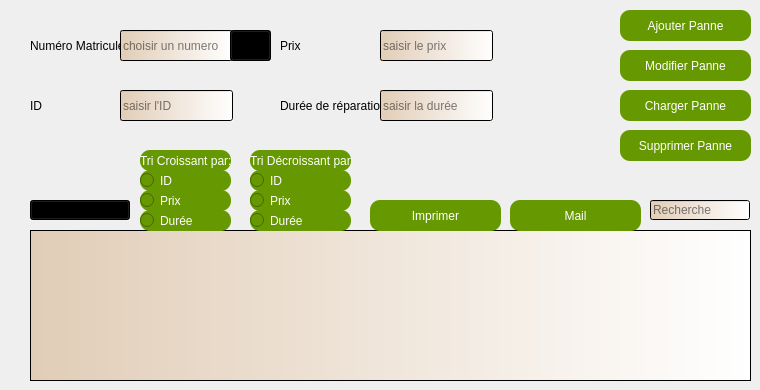
    <widget class="QWidget" name="Pannes">
     <attribute name="icon">
      <iconset>
       <normaloff>:/main1/img/panne.png</normaloff>:/main1/img/panne.png</iconset>
     </attribute>
     <attribute name="title">
      <string>Pannes</string>
     </attribute>
     <widget class="QTableView" name="tabpanne">
      <property name="geometry">
       <rect>
        <x>30</x>
        <y>230</y>
        <width>721</width>
        <height>151</height>
       </rect>
      </property>
      <property name="styleSheet">
       <string notr="true">background-color: qlineargradient(spread:pad, x1:0, y1:0, x2:1, y2:0, stop:0 rgba(225, 205, 183, 255), stop:1 rgba(255, 255, 255, 255));</string>
      </property>
     </widget>
     <widget class="QLabel" name="label_6">
      <property name="geometry">
       <rect>
        <x>30</x>
        <y>30</y>
        <width>91</width>
        <height>31</height>
       </rect>
      </property>
      <property name="text">
       <string>Numéro Matricule</string>
      </property>
     </widget>
     <widget class="QLabel" name="label_5">
      <property name="geometry">
       <rect>
        <x>30</x>
        <y>90</y>
        <width>91</width>
        <height>31</height>
       </rect>
      </property>
      <property name="text">
       <string>ID</string>
      </property>
     </widget>
     <widget class="QLabel" name="label_8">
      <property name="geometry">
       <rect>
        <x>280</x>
        <y>30</y>
        <width>91</width>
        <height>31</height>
       </rect>
      </property>
      <property name="text">
       <string>Prix</string>
      </property>
     </widget>
     <widget class="QLabel" name="label_9">
      <property name="geometry">
       <rect>
        <x>280</x>
        <y>80</y>
        <width>101</width>
        <height>51</height>
       </rect>
      </property>
      <property name="text">
       <string>Durée de réparation</string>
      </property>
     </widget>
     <widget class="QLineEdit" name="lineEdit_numseriep">
      <property name="geometry">
       <rect>
        <x>120</x>
        <y>30</y>
        <width>113</width>
        <height>31</height>
       </rect>
      </property>
      <property name="styleSheet">
       <string notr="true">background-color: qlineargradient(spread:pad, x1:0, y1:0, x2:1, y2:0, stop:0 rgba(225, 205, 183, 255), stop:1 rgba(255, 255, 255, 255));
</string>
      </property>
      <property name="readOnly">
       <bool>true</bool>
      </property>
      <property name="placeholderText">
       <string>choisir un numero</string>
      </property>
     </widget>
     <widget class="QLineEdit" name="lineEdit_ID">
      <property name="geometry">
       <rect>
        <x>120</x>
        <y>90</y>
        <width>113</width>
        <height>31</height>
       </rect>
      </property>
      <property name="styleSheet">
       <string notr="true">background-color: qlineargradient(spread:pad, x1:0, y1:0, x2:1, y2:0, stop:0 rgba(225, 205, 183, 255), stop:1 rgba(255, 255, 255, 255));</string>
      </property>
      <property name="placeholderText">
       <string>saisir l'ID</string>
      </property>
     </widget>
     <widget class="QLineEdit" name="lineEdit_prix">
      <property name="geometry">
       <rect>
        <x>380</x>
        <y>30</y>
        <width>113</width>
        <height>31</height>
       </rect>
      </property>
      <property name="styleSheet">
       <string notr="true">background-color: qlineargradient(spread:pad, x1:0, y1:0, x2:1, y2:0, stop:0 rgba(225, 205, 183, 255), stop:1 rgba(255, 255, 255, 255));</string>
      </property>
      <property name="placeholderText">
       <string>saisir le prix</string>
      </property>
     </widget>
     <widget class="QLineEdit" name="lineEdit_duree">
      <property name="geometry">
       <rect>
        <x>380</x>
        <y>90</y>
        <width>113</width>
        <height>31</height>
       </rect>
      </property>
      <property name="styleSheet">
       <string notr="true">background-color: qlineargradient(spread:pad, x1:0, y1:0, x2:1, y2:0, stop:0 rgba(225, 205, 183, 255), stop:1 rgba(255, 255, 255, 255));</string>
      </property>
      <property name="placeholderText">
       <string>saisir la durée</string>
      </property>
     </widget>
     <widget class="QComboBox" name="comboBox_4">
      <property name="geometry">
       <rect>
        <x>30</x>
        <y>200</y>
        <width>100</width>
        <height>20</height>
       </rect>
      </property>
      <property name="cursor">
       <cursorShape>PointingHandCursor</cursorShape>
      </property>
      <property name="styleSheet">
       <string notr="true">background-color: qlineargradient(spread:pad, x1:0, y1:0, x2:1, y2:0, stop:0 rgba(225, 205, 183, 255), stop:1 rgba(255, 255, 255, 255));</string>
      </property>
     </widget>
     <widget class="QLineEdit" name="lineEdit_2">
      <property name="geometry">
       <rect>
        <x>650</x>
        <y>200</y>
        <width>100</width>
        <height>20</height>
       </rect>
      </property>
      <property name="styleSheet">
       <string notr="true">background-color: qlineargradient(spread:pad, x1:0, y1:0, x2:1, y2:0, stop:0 rgba(225, 205, 183, 255), stop:1 rgba(255, 255, 255, 255));</string>
      </property>
      <property name="text">
       <string/>
      </property>
      <property name="placeholderText">
       <string>Recherche</string>
      </property>
     </widget>
     <widget class="QPushButton" name="pb_ajouter_panne">
      <property name="geometry">
       <rect>
        <x>620</x>
        <y>10</y>
        <width>131</width>
        <height>31</height>
       </rect>
      </property>
      <property name="cursor">
       <cursorShape>PointingHandCursor</cursorShape>
      </property>
      <property name="styleSheet">
       <string notr="true">border-radius: 10px;
background-color: rgb(102, 152, 1);
color: rgb(255, 255, 255);</string>
      </property>
      <property name="text">
       <string>Ajouter Panne</string>
      </property>
      <property name="autoDefault">
       <bool>false</bool>
      </property>
      <property name="default">
       <bool>false</bool>
      </property>
      <property name="flat">
       <bool>false</bool>
      </property>
     </widget>
     <widget class="QPushButton" name="pb_modifier_panne">
      <property name="geometry">
       <rect>
        <x>620</x>
        <y>50</y>
        <width>131</width>
        <height>31</height>
       </rect>
      </property>
      <property name="cursor">
       <cursorShape>PointingHandCursor</cursorShape>
      </property>
      <property name="styleSheet">
       <string notr="true">border-radius: 10px;
background-color: rgb(102, 152, 1);
color: rgb(255, 255, 255);</string>
      </property>
      <property name="text">
       <string>Modifier Panne</string>
      </property>
     </widget>
     <widget class="QPushButton" name="pb_charger_panne">
      <property name="geometry">
       <rect>
        <x>620</x>
        <y>90</y>
        <width>131</width>
        <height>31</height>
       </rect>
      </property>
      <property name="cursor">
       <cursorShape>PointingHandCursor</cursorShape>
      </property>
      <property name="styleSheet">
       <string notr="true">border-radius: 10px;
background-color: rgb(102, 152, 1);
color: rgb(255, 255, 255);</string>
      </property>
      <property name="text">
       <string>Charger Panne</string>
      </property>
     </widget>
     <widget class="QPushButton" name="pb_supprimer_panne">
      <property name="geometry">
       <rect>
        <x>620</x>
        <y>130</y>
        <width>131</width>
        <height>31</height>
       </rect>
      </property>
      <property name="cursor">
       <cursorShape>PointingHandCursor</cursorShape>
      </property>
      <property name="styleSheet">
       <string notr="true">border-radius: 10px;
background-color: rgb(102, 152, 1);
color: rgb(255, 255, 255);
</string>
      </property>
      <property name="text">
       <string>Supprimer Panne</string>
      </property>
     </widget>
     <widget class="QComboBox" name="comboBox_5">
      <property name="geometry">
       <rect>
        <x>230</x>
        <y>30</y>
        <width>41</width>
        <height>31</height>
       </rect>
      </property>
      <property name="cursor">
       <cursorShape>PointingHandCursor</cursorShape>
      </property>
      <property name="styleSheet">
       <string notr="true">background-color: qlineargradient(spread:pad, x1:0, y1:0, x2:1, y2:0, stop:0 rgba(225, 205, 183, 255), stop:1 rgba(255, 255, 255, 255));</string>
      </property>
     </widget>
     <widget class="QPushButton" name="mailp">
      <property name="geometry">
       <rect>
        <x>510</x>
        <y>200</y>
        <width>131</width>
        <height>31</height>
       </rect>
      </property>
      <property name="cursor">
       <cursorShape>PointingHandCursor</cursorShape>
      </property>
      <property name="styleSheet">
       <string notr="true">border-radius: 10px;
background-color: rgb(102, 152, 1);
color: rgb(255, 255, 255);</string>
      </property>
      <property name="text">
       <string>Mail</string>
      </property>
     </widget>
     <widget class="QLabel" name="label_pic3">
      <property name="geometry">
       <rect>
        <x>510</x>
        <y>30</y>
        <width>101</width>
        <height>91</height>
       </rect>
      </property>
      <property name="text">
       <string/>
      </property>
     </widget>
     <widget class="QPushButton" name="printp">
      <property name="geometry">
       <rect>
        <x>370</x>
        <y>200</y>
        <width>131</width>
        <height>31</height>
       </rect>
      </property>
      <property name="cursor">
       <cursorShape>PointingHandCursor</cursorShape>
      </property>
      <property name="styleSheet">
       <string notr="true">border-radius: 10px;
background-color: rgb(102, 152, 1);
color: rgb(255, 255, 255);</string>
      </property>
      <property name="text">
       <string>Imprimer</string>
      </property>
     </widget>
     <widget class="QLabel" name="label">
      <property name="geometry">
       <rect>
        <x>140</x>
        <y>150</y>
        <width>91</width>
        <height>21</height>
       </rect>
      </property>
      <property name="styleSheet">
       <string notr="true">border-radius: 10px;
background-color: rgb(102, 152, 1);
color: rgb(255, 255, 255);</string>
      </property>
      <property name="text">
       <string>Tri Croissant par:</string>
      </property>
     </widget>
     <widget class="QLabel" name="label_7">
      <property name="geometry">
       <rect>
        <x>250</x>
        <y>150</y>
        <width>101</width>
        <height>21</height>
       </rect>
      </property>
      <property name="styleSheet">
       <string notr="true">border-radius: 10px;
background-color: rgb(102, 152, 1);
color: rgb(255, 255, 255);</string>
      </property>
      <property name="text">
       <string>Tri Décroissant par:</string>
      </property>
     </widget>
     <widget class="QRadioButton" name="radioButton_2">
      <property name="geometry">
       <rect>
        <x>140</x>
        <y>170</y>
        <width>91</width>
        <height>21</height>
       </rect>
      </property>
      <property name="cursor">
       <cursorShape>PointingHandCursor</cursorShape>
      </property>
      <property name="styleSheet">
       <string notr="true">border-radius: 10px;
background-color: rgb(102, 152, 1);
color: rgb(255, 255, 255);</string>
      </property>
      <property name="text">
       <string>ID</string>
      </property>
     </widget>
     <widget class="QRadioButton" name="radioButton_3">
      <property name="geometry">
       <rect>
        <x>250</x>
        <y>170</y>
        <width>101</width>
        <height>21</height>
       </rect>
      </property>
      <property name="cursor">
       <cursorShape>PointingHandCursor</cursorShape>
      </property>
      <property name="styleSheet">
       <string notr="true">border-radius: 10px;
background-color: rgb(102, 152, 1);
color: rgb(255, 255, 255);</string>
      </property>
      <property name="text">
       <string>ID</string>
      </property>
     </widget>
     <widget class="QRadioButton" name="radioButton_4">
      <property name="geometry">
       <rect>
        <x>140</x>
        <y>190</y>
        <width>91</width>
        <height>21</height>
       </rect>
      </property>
      <property name="cursor">
       <cursorShape>PointingHandCursor</cursorShape>
      </property>
      <property name="styleSheet">
       <string notr="true">border-radius: 10px;
background-color: rgb(102, 152, 1);
color: rgb(255, 255, 255);</string>
      </property>
      <property name="text">
       <string>Prix</string>
      </property>
     </widget>
     <widget class="QRadioButton" name="radioButton_5">
      <property name="geometry">
       <rect>
        <x>250</x>
        <y>190</y>
        <width>101</width>
        <height>21</height>
       </rect>
      </property>
      <property name="cursor">
       <cursorShape>PointingHandCursor</cursorShape>
      </property>
      <property name="styleSheet">
       <string notr="true">border-radius: 10px;
background-color: rgb(102, 152, 1);
color: rgb(255, 255, 255);</string>
      </property>
      <property name="text">
       <string>Prix</string>
      </property>
     </widget>
     <widget class="QRadioButton" name="radioButton_6">
      <property name="geometry">
       <rect>
        <x>140</x>
        <y>210</y>
        <width>91</width>
        <height>21</height>
       </rect>
      </property>
      <property name="cursor">
       <cursorShape>PointingHandCursor</cursorShape>
      </property>
      <property name="styleSheet">
       <string notr="true">border-radius: 10px;
background-color: rgb(102, 152, 1);
color: rgb(255, 255, 255);</string>
      </property>
      <property name="text">
       <string>Durée</string>
      </property>
     </widget>
     <widget class="QRadioButton" name="radioButton_7">
      <property name="geometry">
       <rect>
        <x>250</x>
        <y>210</y>
        <width>101</width>
        <height>21</height>
       </rect>
      </property>
      <property name="cursor">
       <cursorShape>PointingHandCursor</cursorShape>
      </property>
      <property name="styleSheet">
       <string notr="true">border-radius: 10px;
background-color: rgb(102, 152, 1);
color: rgb(255, 255, 255);</string>
      </property>
      <property name="text">
       <string>Durée</string>
      </property>
     </widget>
    </widget>
